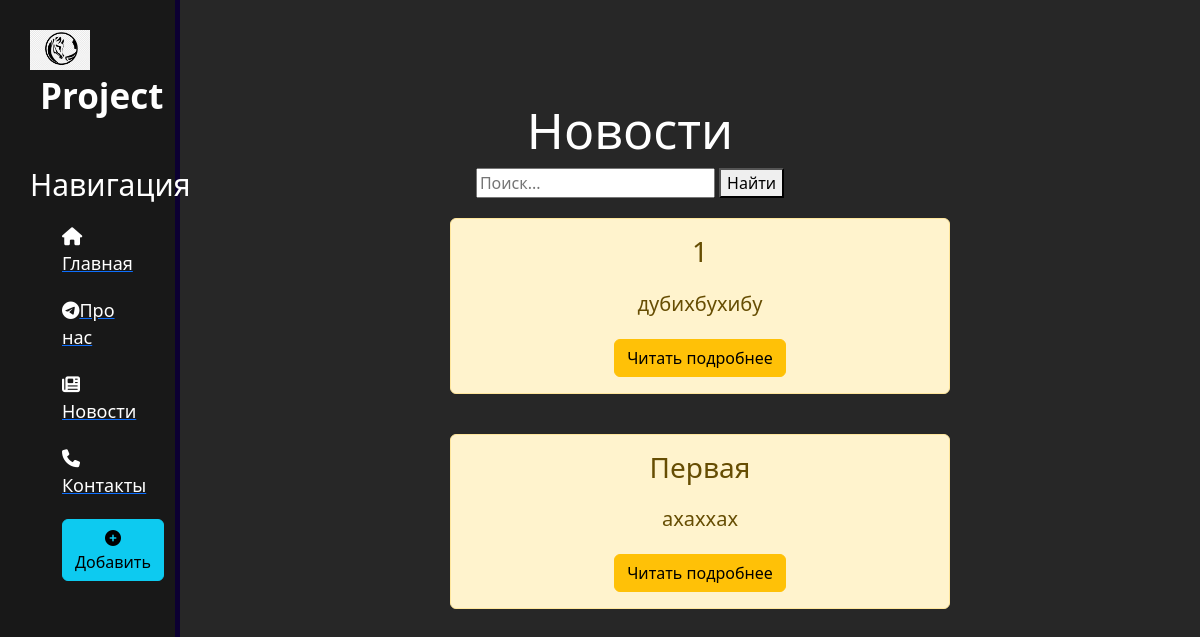
The page /news/ on the database as committed earlier.
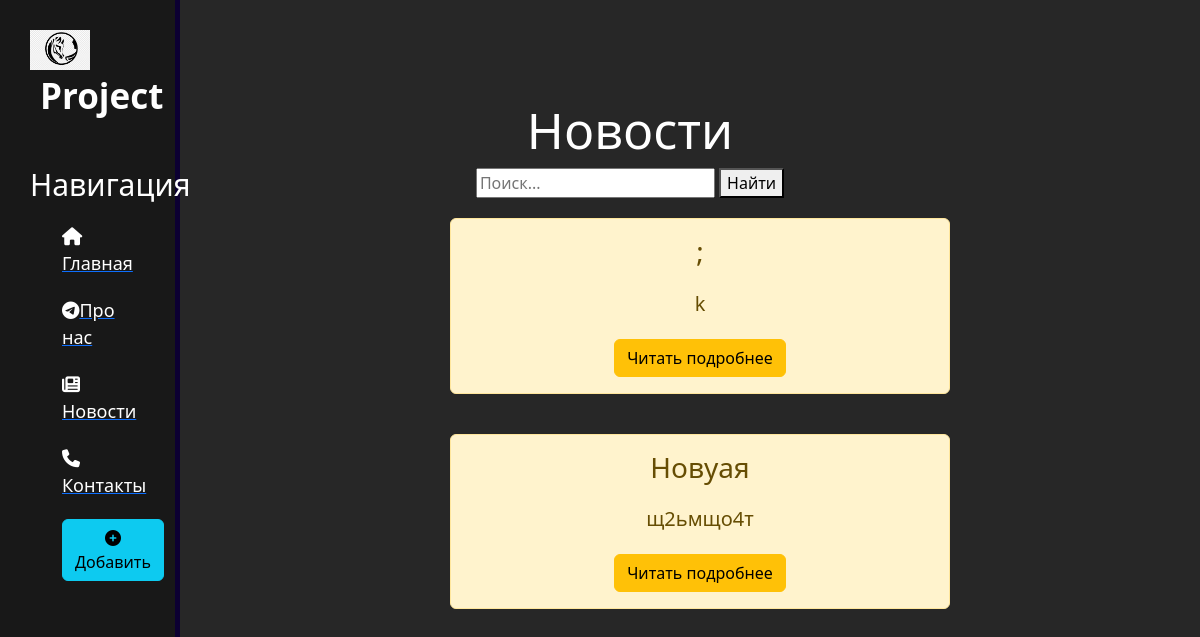
The same page on the database as committed later.
### news/models.py (models this page shows, shortened)
class Articles(models.Model):
    title = models.CharField('Название', max_length=100)
    anons = models.CharField('Анонс', max_length=250)
    full_text = models.TextField('Статья')
    date = models.DateTimeField('Дата публикации')
    class Meta:
        verbose_name = 'Новость'
        verbose_name_plural = 'Новости'

### news/views.py (the view)
# urls.py: path('', views.news_home, name='news_home'),
def news_home(request):
    news = Articles.objects.order_by('-date')[:2]
    return render(request, 'news/news_home.html',{'news': news})

### news/templates/news/news_home.html (shortened to what this page needs)
{% extends 'main/layout.html' %}
{% block content %}
    <div class="features">
        <h1>Новости</h1>
           <form method="get" action="{% url 'search_results' %}">
                <input type="text" name="query" placeholder="Поиск...">
                <button type="submit">Найти</button>
            </form>
        {% for el in news %}
            <div class="alert alert-warning">
                <h3>{{ el.title }}</h3>
                <p>{{ el.anons }}</p>
                <a href="{% url 'news_detail' el.id %}" class="btn btn-warning">Читать подробнее</a>
            </div>
        {% endfor %}
    </div>
{% endblock %}

### main/templates/main/layout.html (shortened to what this page needs)
{% load static %}
<!doctype html>
<html lang="en">
<head>
    <link href="https://cdn.jsdelivr.net/npm/bootstrap@5.3.3/dist/css/bootstrap.min.css" rel="stylesheet">
    <link rel="stylesheet" href="{% static 'main/css/main.css' %}">
</head>
<body>
    <aside>
        <img src="{% static 'main/img/company.png' %}" alt="Лого">
        <span class="logo">Project</span>
        <h3>Навигация</h3>
        <ul>
            <a href="{% url 'index' %}"><li><i class="fa-solid fa-house"></i>Главная</li></a>
            <a href="{% url 'about' %}"><li><i class="fa-brands fa-telegram"></i>Про нас</li></a>
            <a href="{% url 'news_home' %}"><li><i class="fa-solid fa-newspaper"></i></i>Новости</li></a>
            <a href=""><li><i class="fa-solid fa-phone"></i>Контакты</li></a>
            <a href="{% url 'create' %}"><li><button class="btn btn-info"><i class="fas fa-plus-circle"></i>Добавить</button></li></a>
        </ul>
    </aside>
    <main>
        {% block content %}
    {% endblock %}
    </main>
</body>
</html>

### main/static/main/css/main.css (style rules this page uses)
body { background: #272727; }
aside { float: left; background: #181818; width: 15%; padding: 2.5%; height: 100vh; color: #fff; border-right: 5px solid #0c0032; }
aside img { width: 60px; float: left; }
aside .logo { font-size: 35px; margin-left: 10px; font-weight: bold; }
aside h3 { margin-top: 45px; font-size: 30px; }
aside ul { list-style: none; text-decoration: none; }
aside ul li { color: white; font-size: 18px; display: block; margin-top: 20px; transition: transform .6s ease; }
main .features { float: left; color: white; margin-top: 100px; text-align: center; width: 75%; }
main .features h1 { font-size: 50px }
main .features p { max-width: 600px; margin: 20px auto; font-size: 20px }
.alert-warning { float: left; text-align: center; clear: both; width: 500px; margin: 20px 30%; }

Rows that differ between the two databases and show on the page:
removed Articles: title "1", anons "дубихбухибу"
no longer on this page (row unchanged): Articles: title "Первая", anons "ахаххах"
added Articles: title ";", anons "k"
added Articles: title "Новуая", anons "щ2ьмщо4т"
